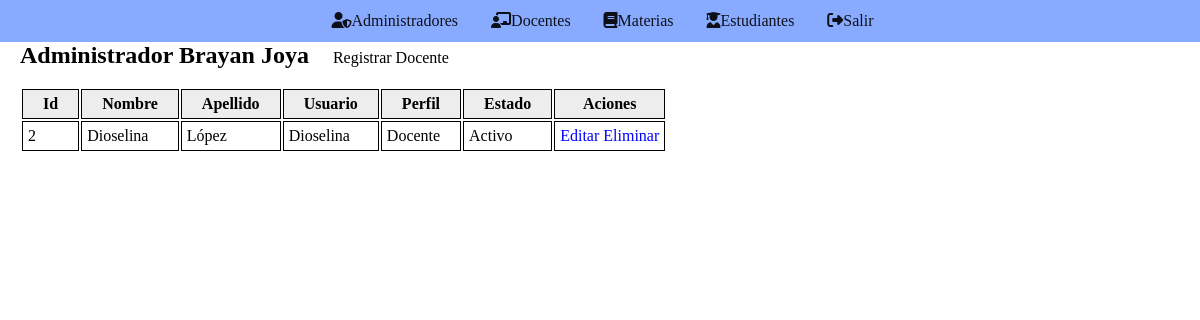
Screenshot of /Docentes/Pages/index.php (signed in) with the database file from the repository.
### tables this page shows
CREATE TABLE `usuarios` (
  `ID_USUARIO` int(15) NOT NULL,
  `NOMBRE` varchar(60) NOT NULL,
  `APELLIDO` varchar(60) NOT NULL,
  `USUARIO` varchar(40) NOT NULL,
  `PASSWORD` varchar(80) NOT NULL,
  `PERFIL` varchar(30) NOT NULL,
  `ESTADO` varchar(20) NOT NULL
);

### Conexion.php (called while the page is built, shortened)
<?php
class Conexion {
	private $drive = "mysql";
	private $host = "localhost";
	private $dbname = "school";
	private $usuario = "root";
	private $contraseña = "";
	public function __construct() {
		try {
			$db = new PDO("{$this->drive}:host={$this->host};dbname={$this->dbname}", $this->usuario, $this->contraseña);
			$db->setAttribute(PDO::ATTR_ERRMODE, PDO::ERRMODE_EXCEPTION);
			return $db;
		} catch (PDOException $e) {
			echo "Ha surgido algún error: Detalle: ".$e->getMessage();
			die();
		}
	}
}

### Usuarios/Modelo/Usuarios.php (called while the page is built, shortened)
<?php
require_once("../../Conexion.php");
class Usuarios extends Conexion {
	public function getNombre() {
		return $_SESSION['NOMBRE'];
	}
	public function getPerfil() {
		return $_SESSION['PERFIL'];
	}
}
?>

### Docentes/Modelo/Docentes.php (called while the page is built, shortened)
<?php
require_once('../../Conexion.php');
class Docentes extends Conexion {
	public function __construct() {
		$this->db = parent::__construct();
	}
	public function get() {
		$rows = null;
		$statement = $this->db->prepare("SELECT * FROM usuarios WHERE PERFIL = 'Docente'");
		$statement->execute();
		while ($result = $statement->fetch()) {
			$rows[] = $result;
		}
		return $rows;
	}
}
?>

### Docentes/Pages/index.php (the view, shortened to what this page needs)
<?php
require_once('../../Usuarios/Modelo/Usuarios.php');
require_once('../Modelo/Docentes.php');
$modeloUsuarios = new Usuarios();
$modeloUsuarios->validateSessionAdmin();
$modeloDocentes = new Docentes();
?>
<!DOCTYPE html>
<html>
<head>
	<link rel="stylesheet" type="text/css" href="../../estilos.css">
</head>
<body>
	<nav class="nav">
		<ul class="nav__ul">
			<li class="nav__li"><i class="fas fa-user-shield"></i><a href="../../Administradores/Pages/index.php">Administradores</a></li>
			<li class="nav__li"><i class="fas fa-chalkboard-teacher"></i><a href="#">Docentes</a></li>
			<li class="nav__li"><i class="fas fa-book"></i><a href="../../Materias/Pages/index.php">Materias</a></li>
			<li class="nav__li"><i class="fas fa-user-graduate"></i><a href="../../Estudiantes/Pages/index.php">Estudiantes</a></li>
			<li class="nav__li"><i class="fas fa-sign-out-alt"></i><a href="../../Usuarios/Controladores/exit.php">Salir</a></li>
		</ul>
	</nav>
	<h2><?php echo $modeloUsuarios->getPerfil()." ".$modeloUsuarios->getNombre(); ?></h2>
	<a href="add.php" title="agregar" class="add">Registrar Docente</a><br><br>
	<table border="1">
		<tr>
			<th>Id</th>
			<th>Nombre</th>
			<th>Apellido</th>
			<th>Usuario</th>
			<th>Perfil</th>
			<th>Estado</th>
			<th>Aciones</th>
		</tr>
		<?php
		$docentes = $modeloDocentes->get();
		if ($docentes != null) {
			foreach ($docentes as $docente) {
		?>
		<tr>
			<td><?php echo $docente['ID_USUARIO']; ?></td>
			<td><?php echo $docente['NOMBRE']; ?></td>
			<td><?php echo $docente['APELLIDO']; ?></td>
			<td><?php echo $docente['USUARIO']; ?></td>
			<td><?php echo $docente['PERFIL']; ?></td>
			<td><?php echo $docente['ESTADO']; ?></td>
			<td>
				<a href="edit.php?Id=<?php echo $docente['ID_USUARIO']; ?>" title="editar">Editar</a>
				<a href="delete.php?Id=<?php echo $docente['ID_USUARIO']; ?>" title="eliminar">Eliminar</a>
			</td>
		</tr>
		<?php
			}
		}
		?>
	</table>
</body>
</html>

### estilos.css (style rules this page uses)
* { padding: 0; margin: 0; font-family: century gothic }
.nav { background-color: #8af; }
.nav__ul { opacity: 0.9; text-align: center; }
.nav__li { display: inline-block; padding: 12px; }
.nav__li a { color: #000; }
.nav__li i { box-sizing: border-box; text-align: right; margin-left: 5px; }
h2 { margin-left: 20px; display: inline-block; }
a { text-decoration: none; }
.add { margin-top: 36px; margin-left: 20px; color: black; }
table tr td a { color: #0f0; background: transparent; border-radius: 5px; display: inline-block; }
table tr td a:link { color: #00f; }
table { margin-left: 20px; margin-right: 20px; margin-bottom: 20px; border: none; }
table th { background-color: #ededed; border: 1px solid black; padding: 5px 20px }
table td { border: 1px solid black; padding: 5px }

### rows the page displays
usuarios: ID_USUARIO "2", NOMBRE "Dioselina", APELLIDO "López", USUARIO "Dioselina", PERFIL "Docente", ESTADO "Activo"

### other values shown
$modeloUsuarios->getPerfil() "Administrador"
$modeloUsuarios->getNombre() "Brayan Joya"
